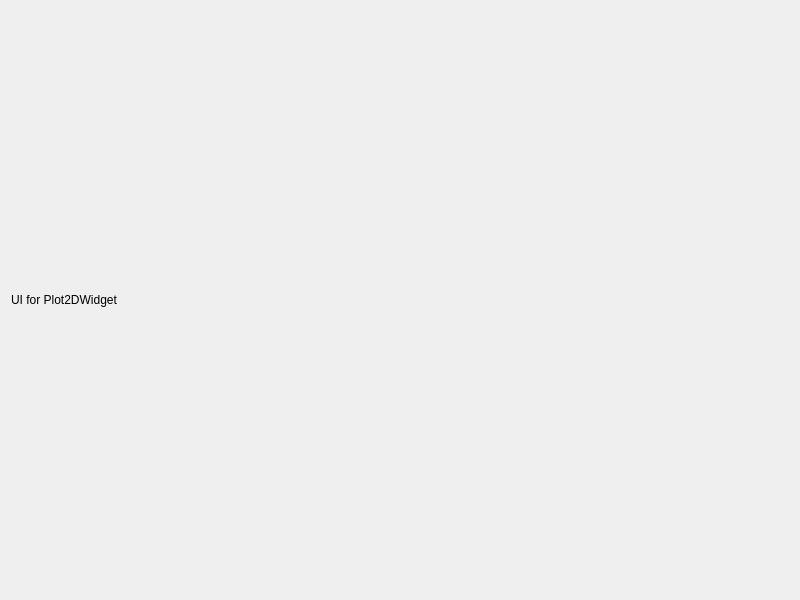
<?xml version="1.0" encoding="UTF-8"?>
<ui version="4.0">
 <class>Plot2DWidget</class>
 <widget class="QDialog" name="plot2DWidget">
  <property name="geometry">
   <rect>
    <x>0</x>
    <y>0</y>
    <width>800</width>
    <height>600</height>
   </rect>
  </property>
  <property name="windowTitle">
   <string>Plot D Widget</string>
  </property>
  <layout class="QVBoxLayout" name="verticalLayout">
   <item>
    <widget class="QLabel" name="label">
     <property name="text">
      <string>UI for Plot2DWidget</string>
     </property>
    </widget>
   </item>
  </layout>
 </widget>
 <resources/>
 <connections/>
</ui>
